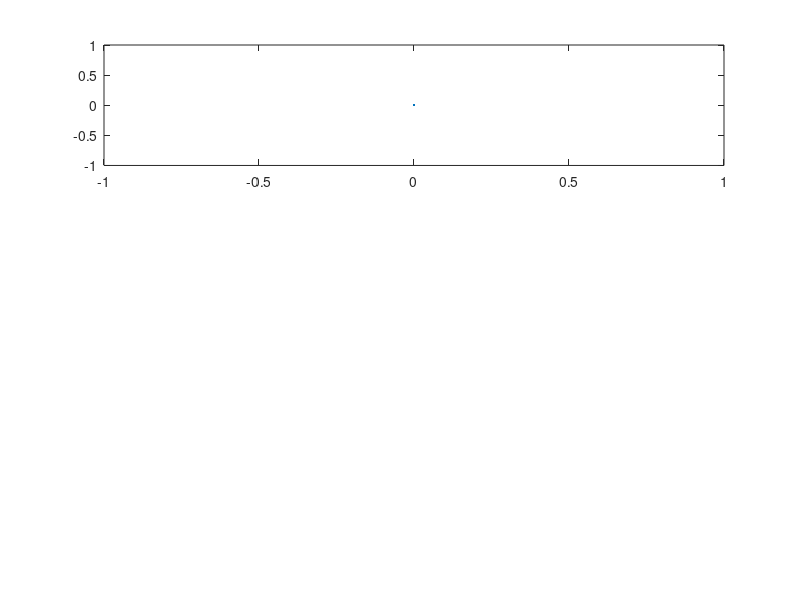

Source code (MATLAB): (Note: this script raises an error after producing the figure.)
function output_data = K64_PID_matlab()
    figure(1);  clf;       % Create an empty figure to update later
    subplot(311)
    h1 = plot([0],[0]);
    h1.XData = []; h1.YData = [];
    ylabel('Position (degs)');
    
    subplot(312)
    h2 = plot([0],[0]);
    h2.XData = []; h2.YData = [];
    ylabel('Velocity (degs/s)');
    
    subplot(313)
    h3 = plot([0],[0]);
    h3.XData = []; h3.YData = [];
    ylabel('Current (A)');
    
    % This function will get called any time there is new data from
    % the FRDM board. Data comes in blocks, rather than one at a time.
    function my_callback(new_data)
        t = new_data(:,1);   % time
        pos = new_data(:,2); % position
        vel = new_data(:,3); % velocity
        current = new_data(:,5); % velocity
        N = length(pos);
        
        h1.XData(end+1:end+N) = t;   % Update subplot 1
        h1.YData(end+1:end+N) = pos;
        h2.XData(end+1:end+N) = t;   % Update subplot 2
        h2.YData(end+1:end+N) = vel;
        h3.XData(end+1:end+N) = t;   % Update subplot 3
        h3.YData(end+1:end+N) = current;
    end
    
    frdm_ip  = '192.168.1.100';     % FRDM board ip
    frdm_port= 11223;               % FRDM board port  
    params.callback = @my_callback; % callback function
    params.timeout  = 2;            % end of experiment timeout
    
    % The example program provided takes two arguments
%     v1 = 1.0;           % pwm applied for first second 
%     v2 = -1.0;           % pwm applied for second second
%     input = [v1 v2];    % input sent to FRDM board
%     output_size = 3;    % number of outputs expected

    angle_des = 90; 
    % Current Controller
    Kp = 0.03;
    Kd = 0.001;
    Ki = 0.0000;
    ExpTime = 3 ; % Expriement time
    
    input = [angle_des Kp Kd Ki ExpTime];
    %input = [1 3.8244 0.0 3 0 0 5];
    output_size = 5;
   
    output_data = RunExperiment(frdm_ip,frdm_port,input,output_size,params);
    
end



